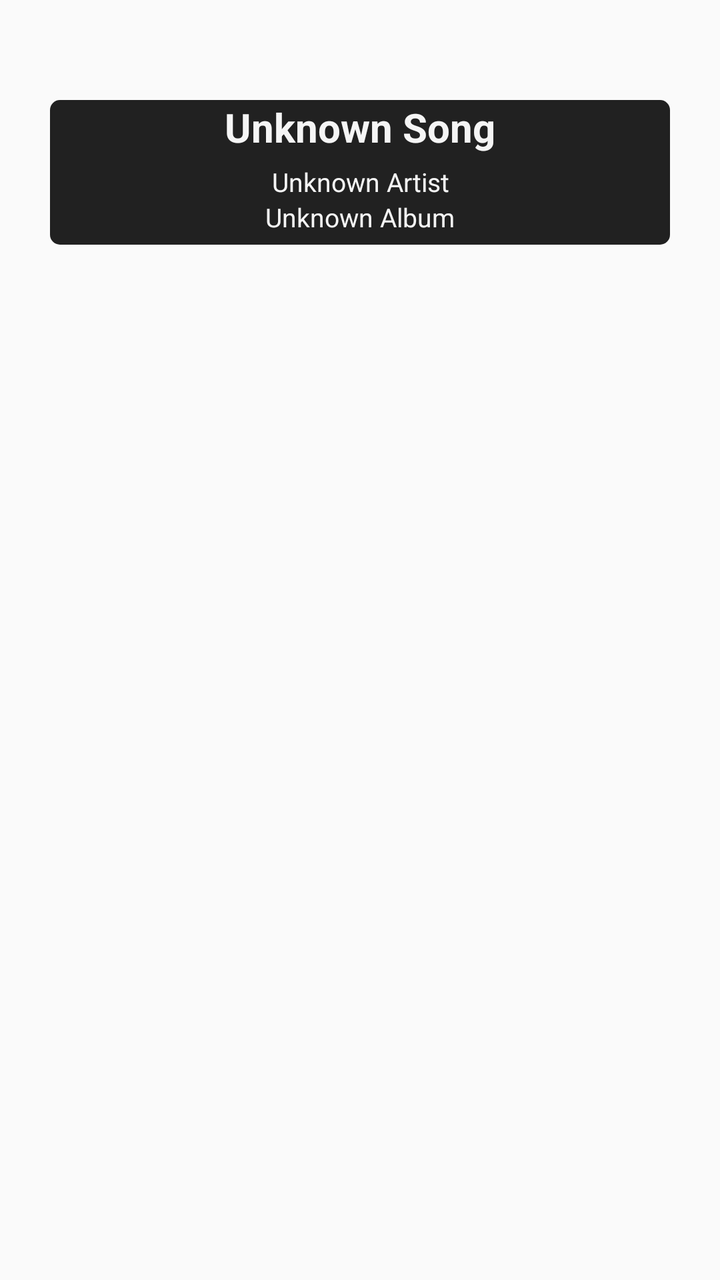
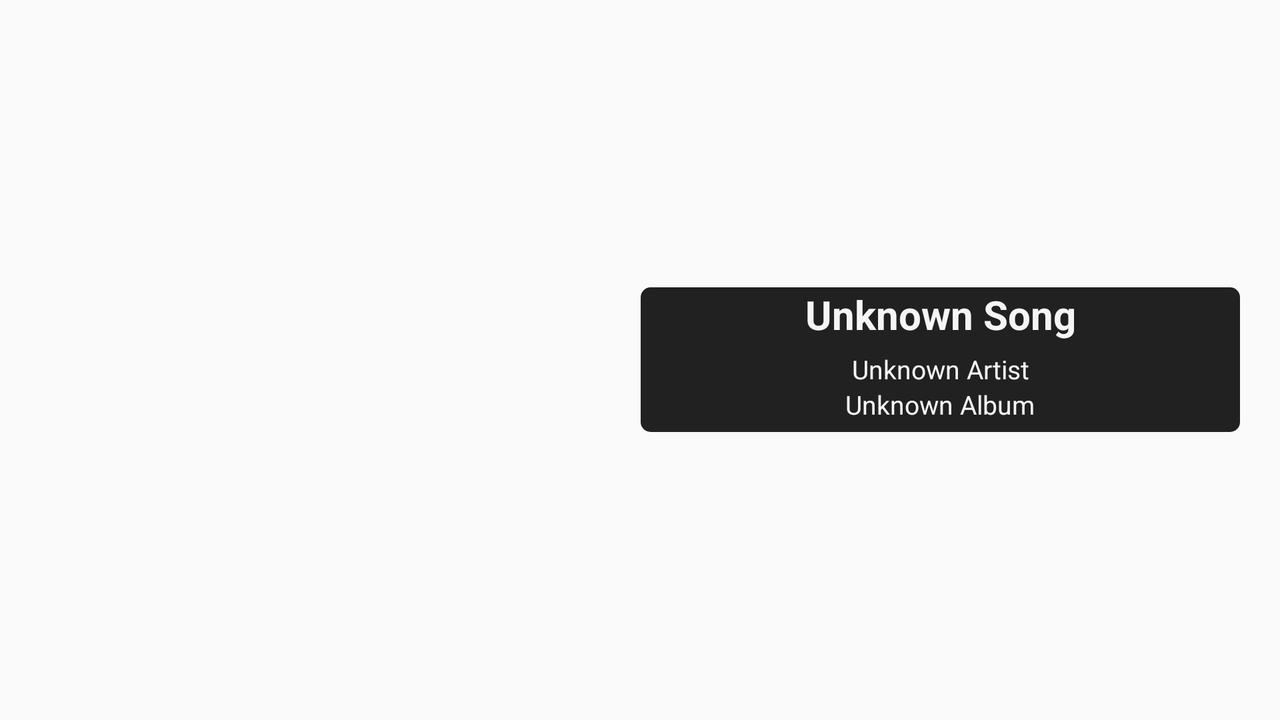

One screen, two layout resources from the same app: the default and the repository's alternative for another configuration. Each is rendered where Android would select it; the XML of both is given below.
<!-- AndroidManifest.xml: application theme AppTheme -->
<!-- res/layout/now_playing_layout.xml -->
<?xml version="1.0" encoding="utf-8"?>
<RelativeLayout xmlns:android="http://schemas.android.com/apk/res/android"
    android:layout_width="match_parent"
    android:layout_height="match_parent">


    
    <FrameLayout
        android:layout_width="match_parent"
        android:layout_height="match_parent">
        <ImageView
            android:id="@+id/blurredAlbumArt"
            android:layout_width="match_parent"
            android:layout_height="match_parent" />
    </FrameLayout>


    <LinearLayout
        android:id="@+id/nowPlayingTextHolder"
        android:layout_width="match_parent"
        android:layout_height="wrap_content"
        android:layout_alignParentTop="true"
        android:background="@drawable/nowplaying_card_shape"
        android:backgroundTint="@color/blackAlpha"
        android:layout_marginTop="50dp"
        android:layout_marginStart="25dp"
        android:layout_marginEnd="25dp"
        android:orientation="vertical">

        <TextView
            android:id="@+id/nowPlayingTitle"
            android:layout_width="300dp"
            android:layout_height="wrap_content"
            android:text="@string/unknown_song"
            android:ellipsize="end"
            android:singleLine="true"
            android:textSize="20sp"
            android:textStyle="bold"
            android:layout_marginBottom="5dp"
            android:layout_gravity="center"
            android:textColor="@color/alphabet_background_color"
            android:gravity="center"/>

        <TextView
            android:id="@+id/nowPlayingArtist"
            android:layout_width="170dp"
            android:layout_height="wrap_content"
            android:text="@string/unknown_artist"
            android:singleLine="true"
            android:drawableStart="@drawable/ic_person_outline_black_24dp"
            android:gravity="center"
            android:layout_gravity="center"
            android:textSize="13sp"
            android:textColor="@color/alphabet_background_color"
            />
        <TextView
            android:id="@+id/nowPlayingAlbum"
            android:layout_width="170dp"
            android:layout_height="wrap_content"
            android:text="@string/unknown_album"
            android:ellipsize="end"
            android:singleLine="true"
            android:drawableStart="@drawable/ic_album_black_24dp"
            android:layout_gravity="center"
            android:gravity="center"
            android:textColor="@color/alphabet_background_color"
            android:layout_marginBottom="5dp"
            android:textSize="13sp"/>

    </LinearLayout>

</RelativeLayout>
<!-- resources referenced by this layout -->
<resources>
  <color name="alphabet_background_color">#F5F5F5</color>
  <color name="blackAlpha">#212121</color>
  <!-- drawable nowplaying_card_shape (drawable) -->
  <?xml version="1.0" encoding="utf-8"?>
  <shape xmlns:android="http://schemas.android.com/apk/res/android"
      android:shape="rectangle">
      <corners android:radius="@dimen/round_edges_dimen" />
  </shape>
  <string name="unknown_album">Unknown Album</string>
  <string name="unknown_artist">Unknown Artist</string>
  <string name="unknown_song">Unknown Song</string>
  <style name="AppTheme" parent="Theme.AppCompat.Light.NoActionBar">
          
          <item name="colorPrimary">@color/blackAlpha</item>
          <item name="colorPrimaryDark">@color/colorPrimaryDark</item>
          <item name="colorAccent">@color/colorAccent</item>
          <item name="android:statusBarColor">@color/blackAlpha</item>
          <item name="android:dialogTheme">@style/CustomDialog</item>
      </style>
  <dimen name="round_edges_dimen">5dp</dimen>
  <color name="colorPrimaryDark">#303F9F</color>
  <color name="colorAccent">#c8ffffff</color>
  <style name="CustomDialog" parent="@style/Theme.AppCompat.Light.Dialog">
          <item name="android:windowNoTitle">false</item>
          <item name="android:windowCloseOnTouchOutside">true</item>
      </style>
</resources>
<!-- res/layout-land/now_playing_layout.xml (the repository's variant of the layout above) -->
<!-- drawn on the phone turned sideways -->
<?xml version="1.0" encoding="utf-8"?>
<RelativeLayout xmlns:android="http://schemas.android.com/apk/res/android"
    android:layout_width="match_parent"
    android:layout_height="match_parent">


    
    <FrameLayout
        android:layout_width="match_parent"
        android:layout_height="match_parent">

        <ImageView
            android:id="@+id/blurredAlbumArt"
            android:layout_width="match_parent"
            android:layout_height="match_parent" />

    </FrameLayout>


    <LinearLayout
        android:id="@+id/nowPlayingTextHolder"
        android:layout_width="match_parent"
        android:layout_height="wrap_content"
        android:layout_centerVertical="true"
        android:background="@drawable/nowplaying_card_shape"
        android:backgroundTint="@color/blackAlpha"
        android:layout_toEndOf="@id/nowPlayingInvisibleCenterLine"
        android:layout_marginEnd="20dp"
        android:orientation="vertical">

        <TextView
            android:id="@+id/nowPlayingTitle"
            android:layout_width="300dp"
            android:layout_height="wrap_content"
            android:text="@string/unknown_song"
            android:ellipsize="end"
            android:singleLine="true"
            android:textSize="20sp"
            android:textStyle="bold"
            android:layout_marginBottom="5dp"
            android:layout_gravity="center"
            android:textColor="@color/alphabet_background_color"
            android:gravity="center"/>

        <TextView
            android:id="@+id/nowPlayingArtist"
            android:layout_width="170dp"
            android:layout_height="wrap_content"
            android:text="@string/unknown_artist"
            android:singleLine="true"
            android:drawableStart="@drawable/ic_person_outline_black_24dp"
            android:gravity="center"
            android:ellipsize="end"
            android:layout_gravity="center"
            android:textSize="13sp"
            android:textColor="@color/alphabet_background_color"
            />
        <TextView
            android:id="@+id/nowPlayingAlbum"
            android:layout_width="170dp"
            android:layout_height="wrap_content"
            android:text="@string/unknown_album"
            android:ellipsize="end"
            android:singleLine="true"
            android:drawableStart="@drawable/ic_album_black_24dp"
            android:layout_gravity="center"
            android:gravity="center"
            android:textColor="@color/alphabet_background_color"
            android:layout_marginBottom="5dp"
            android:textSize="13sp"/>

    </LinearLayout>
    <View
        android:id="@+id/nowPlayingInvisibleCenterLine"
        android:layout_width="1dp"
        android:layout_height="match_parent"
        android:layout_centerInParent="true"
        android:visibility="invisible"
        />

</RelativeLayout>
